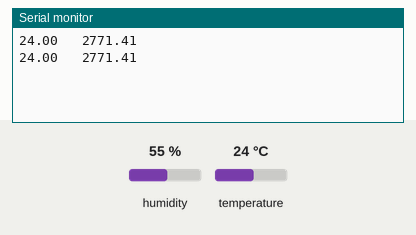
The sketch below on a simulated Arduino Uno, built with avr-gcc and run on an emulated ATmega328P. Parts: the last lines printed to the serial monitor. The inputs (shaded band) are chosen by the test bench; at power-on: temperature 24 °C, humidity 55 %.

Above: at 2.7 s.
2.8 s: temperature set to 12 °C
At 4.1 s:
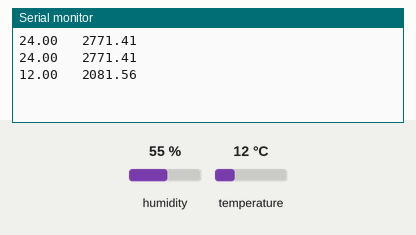
4.3 s: temperature set to 19 °C
At 5.0 s:
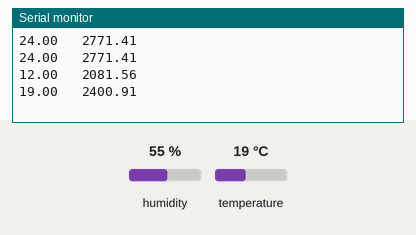
Timing chart, 0 to 7.3 s (numbered marks = the images above; inputs shaded):
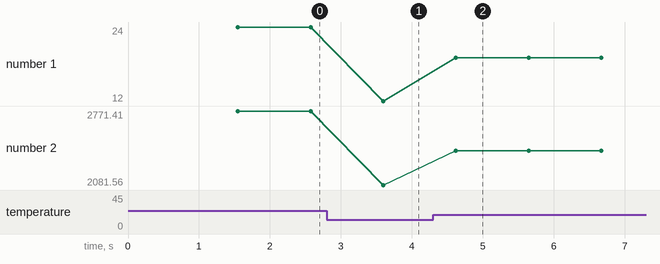

The sketch:

sketch.ino.ino
```cpp
#include "dht.h"
#define DHTPIN 0
dht DHT;

#include "dht.h"
#include<math.h>
#define dht_apin A0 //Pinul la care este conectat senzorul
//#define delt 60.00 //Valoare data de modelul radiatorului folosit
#define expRad 1.3 //Valoarea exponentului radiatorului (furnizat de fisa tehnica)
#define qn 1000 //Puterea nominala este de regula 1kW

float c,tn,tp,f,enDeg;
float f1;

void setup(){
  Serial.begin(9600);
  delay(500);//Asteapta pentru a permite incarcarea sistemului
  delay(1000);//Asteapta inainte sa acceseze senzorul;

  DHT.read11(dht_apin);
//Calculul C-value conform standardului EN 442
/*    Serial.println("Valoarea c:");
    c=1-(DHT.temperature-refer)/(delt-refer);
    Serial.println(c);
    Serial.println("\n");
*/
}

void loop(){
  DHT.read11(dht_apin);

//(75/60/20°C)n - Temperatura nominala conform TiSoft
    tn=((75+65)/2)-DHT.temperature;


//(50/40/20°C)c. - Temperatura de proiectare a radiatorului conform TiSoft
    tp=((50+40)/2)-DHT.temperature;

//Factorul de conversie al radiatorului
    f1=tn/tp;
    f=pow(f1,expRad);

//Valoarea finala a energiei degajate de radiator
    enDeg=qn*f;


  float t = DHT.temperature; //Temperatura
  float e = enDeg; //Energia

  // Verificare date senzor
  if (isnan(t) || isnan(e)) {
    Serial.println("Nu s-a putut citi de la senzor");
  } else {  //Daca s-a citit corect de la senzor
    Serial.print(t);     //Temperatura
    Serial.print(" \t"); //tab
    Serial.println(e);   //Energia
    delay(1000);
  }
}
```

Measured:
- after the input at 2.8 s, the serial monitor: prints a new line after 0.80 s (image 1)
- after the input at 4.3 s, the serial monitor: prints a new line after 0.32 s (image 2)
- plotted number 1: 24 → 12 after the input at 2.8 s, 12 → 19 after the input at 4.3 s
- plotted number 2: 2771.41 → 2081.56 after the input at 2.8 s, 2081.56 → 2400.91 after the input at 4.3 s
